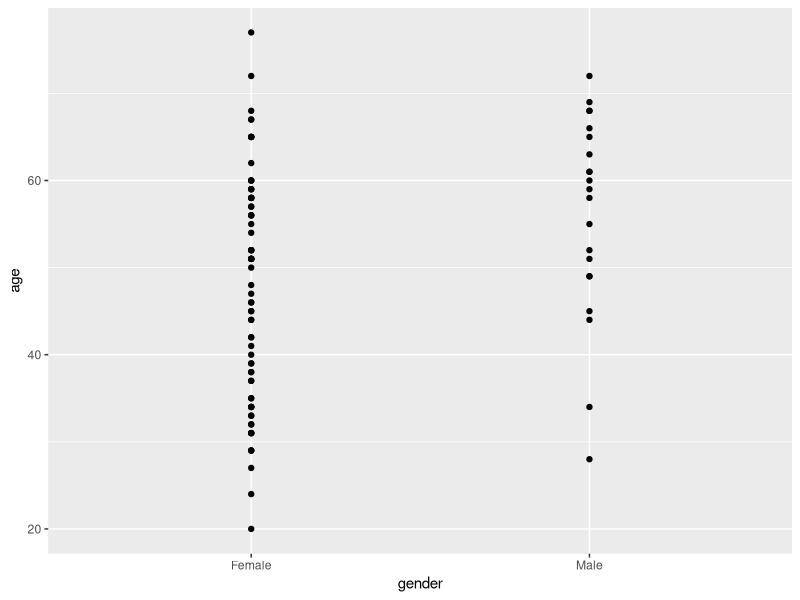
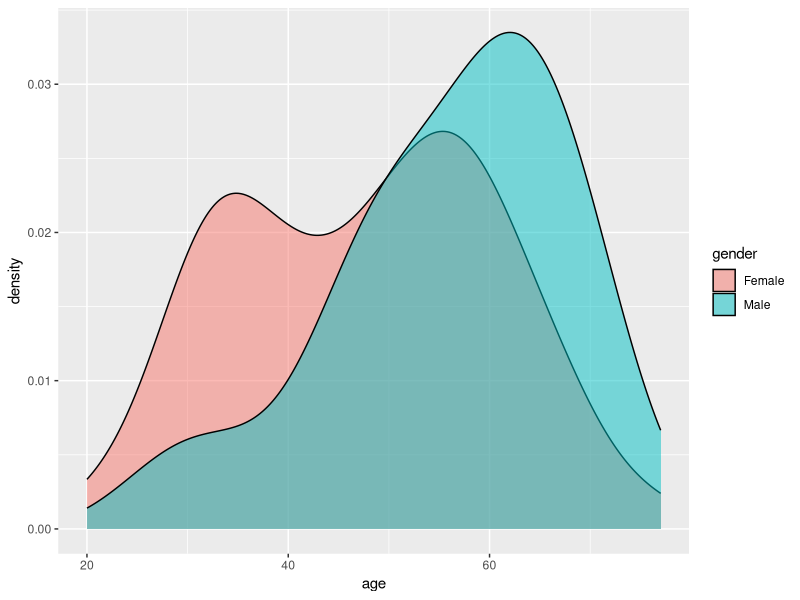
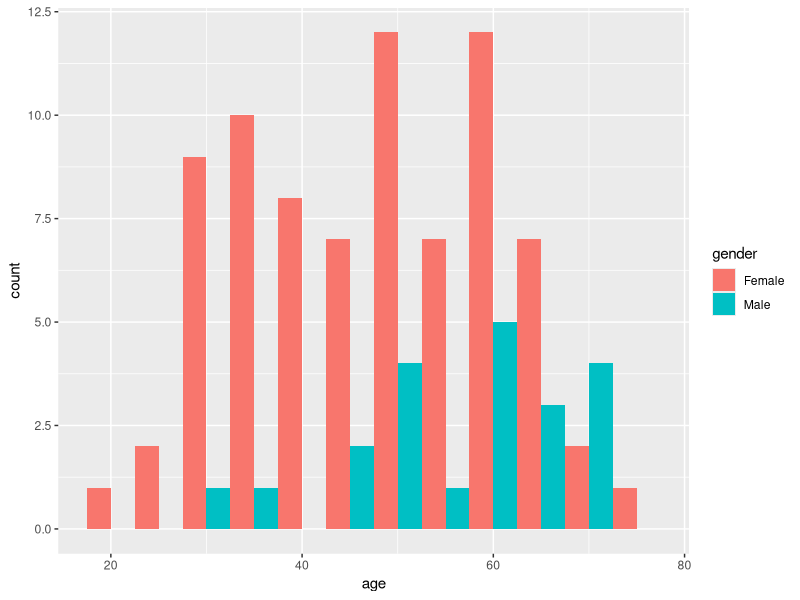
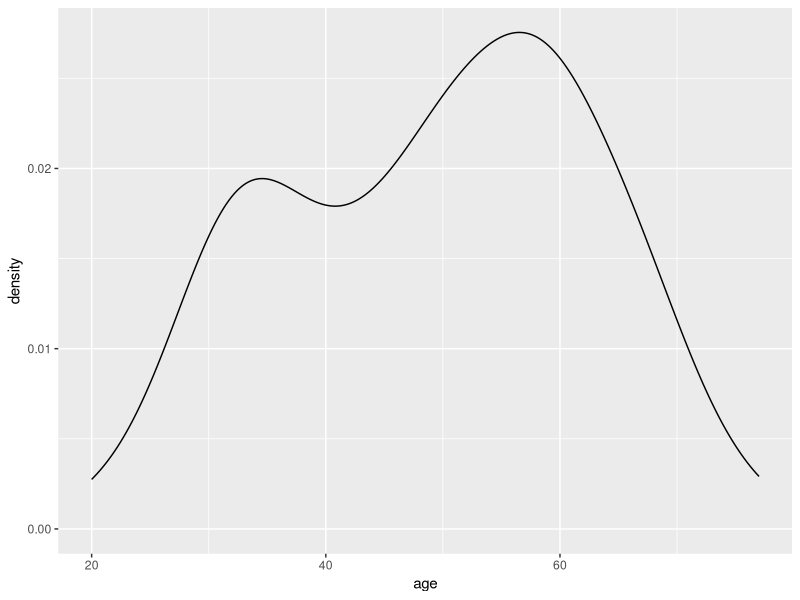
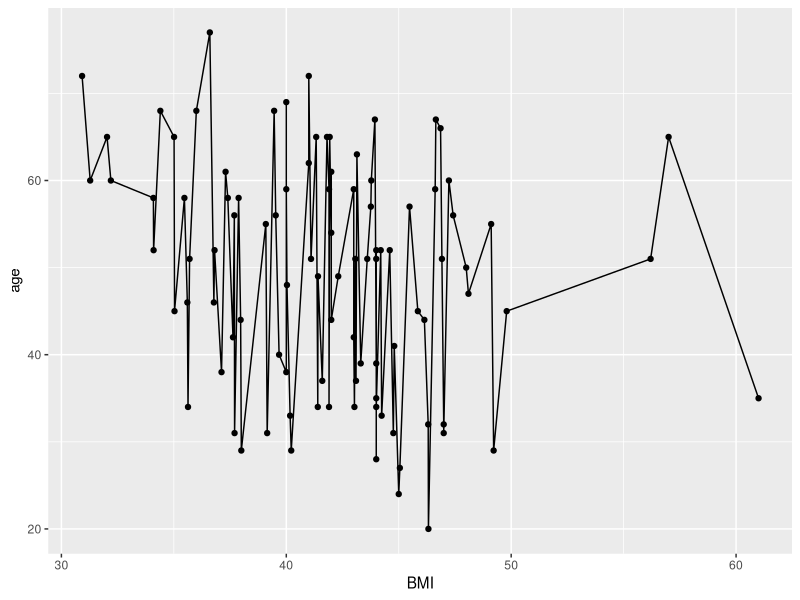

Write R code to recreate these figures, in order.
## ---- chunk 1
library(tidyverse)
library(here)

here()
data <- read_delim(here("Data", "exam_data.txt")) #Assigning the dataset to an object "data".
data

## ---- chunk 2
tidy_data <- data %>% rename(BMI = "BMI kg/m2", # Renaming columns 
                Attempts = "# attempts",
                Failures = "# failures") %>% 
  distinct() %>% # Removing duplicates
  pivot_wider(names_from = difficulties_intubating_feature, 
              values_from = difficulties_intubating_value) %>% 
  # Creating three new columns by pivoting wider 
  separate(col = last_method_S_F,
           into = c("last_method", "last_method_S_F"),
           sep = "_") %>% # Splitting the last_method_S_F column into two different columns
  mutate(last_method_S_F = as.double(last_method_S_F),
         last_method = as.double(last_method)) #Converting these two columns to numeric columns as they were turned into character columns when splitting them
  
## ---- chunk 3
data2 <- tidy_data %>% select(-c(month, year)) # Removing the columns month and year 
 
## ---- chunk 4
ad_df <- read_delim(here("Data", "exam_data_join.txt")) # Importing the additional dataset and assigning it to an object
## ---- chunk 5
joined_df <- data2 %>% 
  left_join(ad_df, by = "id") %>%  # Deciding to join the original dataframe to the ad_df by the column "id" as this is present in both datasets
  distinct() %>% # Removing duplicates
 mutate(gender = if_else(gender == 0, "Female", "Male"), # Could also have used the function case_when like this: mutate(gender =case_when(gender == "0" ~ "Female", gender == "1" ~ "Male"))
        Mallampati_asa = (asa*Mallampati), # Adding a column multiplicating the columns asa and Mallampati ) # Changing the column gender to character observations
        Ease_quartile = cut(ease, breaks = 4), # Creating a new column with quartile-values for the ease-column 
        Method_check = if_else(last_method == Randomization, "True", "False")) %>%  # Creating a new column that checks whether the column "last method" contains the same values as the column "Randomization) 

  select(id, gender, age, everything()) %>%  #Changing the order of the columns so that id, gender and age is at the beginning of the dataset. 
  arrange(id) #%>%  # The id's in our dataset are already in increasing order

## ---- chunk 6
joined_df %>% summarise(across(everything(), ~sum(is.na(.)))) # There are 2 missing values for BMI,  1 for sore_throat, 1 for mallampati and 1 for mallampati_asa
## ---- chunk 7
joined_df %>% 
  group_by(gender) %>% 
  summarise(
    min_total_intubation_time = min(total_intubation_time, na.rm = T),  #It is possible to use na.rm = T instead of writing TRUE (it does the same)
    max_total_intubation_time = max(total_intubation_time, na.rm = T),
    mean_total_intubation_time = mean(total_intubation_time, na.rm = T),
    sd_total_intubation_time = sd(total_intubation_time, na.rm = T))
## ---- chunk 8
joined_df %>% 
  group_by(gender) %>% 
  filter(BMI <= 40) %>% 
   summarise(
    min_total_intubation_time = min(total_intubation_time, na.rm = T),
    max_total_intubation_time = max(total_intubation_time, na.rm = T),
    mean_total_intubation_time = mean(total_intubation_time, na.rm = T),
    sd_total_intubation_time = sd(total_intubation_time, na.rm = T))
## ---- chunk 9
joined_df %>% 
  group_by(Randomization) %>% 
  filter(gender == "Female") %>% 
   summarise(
    min_total_intubation_time = min(total_intubation_time, na.rm = T),
    max_total_intubation_time = max(total_intubation_time, na.rm = T),
    mean_total_intubation_time = mean(total_intubation_time, na.rm = T),
    sd_total_intubation_time = sd(total_intubation_time, na.rm = T))
## ---- chunk 10
joined_df %>% 
  group_by(Attempts) %>% 
  filter(age > 45) %>% 
   summarise(
    min_total_intubation_time = min(total_intubation_time, na.rm = T),
    max_total_intubation_time = max(total_intubation_time, na.rm = T),
    mean_total_intubation_time = mean(total_intubation_time, na.rm = T),
    sd_total_intubation_time = sd(total_intubation_time, na.rm = T))
## ---- chunk 11
joined_df %>% 
  group_by(Failures) %>% 
  filter(Mallampati >= 2) %>% 
   summarise(
    min_total_intubation_time = min(total_intubation_time, na.rm = T),
    max_total_intubation_time = max(total_intubation_time, na.rm = T),
    mean_total_intubation_time = mean(total_intubation_time, na.rm = T),
    sd_total_intubation_time = sd(total_intubation_time, na.rm = T))
## ---- chunk 12
CC_table <- joined_df %>%
  count(gender, Attempts)
## ---- chunk 13

#Checking if age distribution depends on gender:
joined_df %>% 
  ggplot(aes(x = gender, y = age)) + geom_point() # Checking first with a scatterplot

joined_df %>% ggplot(aes(x = age, fill = gender)) + geom_density(alpha = 0.5)   # Density plot of the age distribution depending on gender I LIKE THIS THE BEST FOR AGE AND GENDER. also recommend writing the plots like this as opposed to the other way of writing it (like below)

ggplot(joined_df, aes(x = age, fill = gender)) +
  geom_histogram(binwidth = 5, position = "dodge") # Histogram of age depending on gender

ggplot(joined_df, aes(x = age, fill = BMI)) +
  geom_density(alpha = 0.5) 

ggplot(joined_df, aes(x = BMI, y = age)) +
  geom_point() + geom_line()
